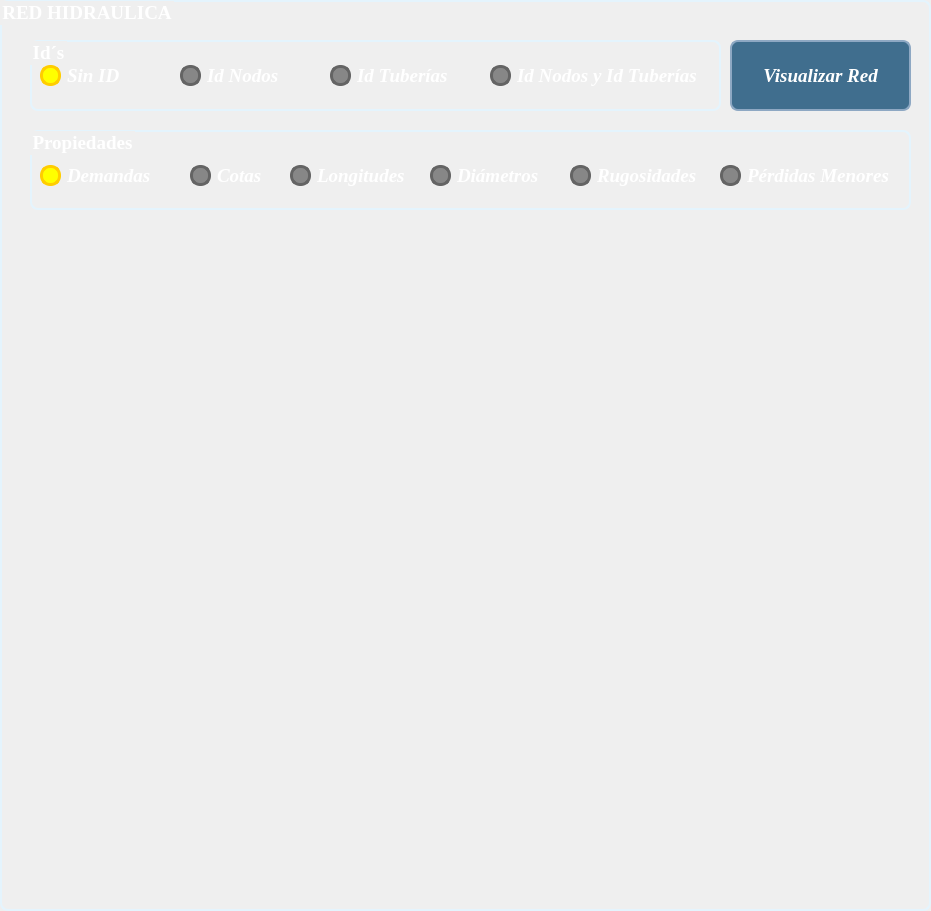
             <widget class="QGroupBox" name="groupBox_14">
              <property name="geometry">
               <rect>
                <x>780</x>
                <y>50</y>
                <width>931</width>
                <height>911</height>
               </rect>
              </property>
              <property name="font">
               <font>
                <family>Times New Roman</family>
                <pointsize>14</pointsize>
                <weight>75</weight>
                <bold>true</bold>
               </font>
              </property>
              <property name="styleSheet">
               <string notr="true">QGroupBox{
	border: 2px solid rgb(228, 244, 253);/*+10*/
	border-radius: 8px;
	color: rgb(255, 255, 255);
}</string>
              </property>
              <property name="title">
               <string>RED HIDRAULICA</string>
              </property>
              <widget class="QPushButton" name="btn_visualizar">
               <property name="geometry">
                <rect>
                 <x>730</x>
                 <y>40</y>
                 <width>181</width>
                 <height>71</height>
                </rect>
               </property>
               <property name="font">
                <font>
                 <family>Times New Roman</family>
                 <pointsize>14</pointsize>
                 <weight>75</weight>
                 <italic>true</italic>
                 <bold>true</bold>
                </font>
               </property>
               <property name="styleSheet">
                <string notr="true">QPushButton{
	background-color: rgb(64, 110, 142);
	border: 2px solid  rgb(142, 168, 195);/*+10*/
	border-radius: 8px;
	color: rgb(255, 255, 255);
}

QPushButton:hover{
	background-color: rgb(142, 168, 195);
	border: 2px solid rgb(203, 247, 237);/*+10*/
}

QPushButton:pressed{
	background-color: rgb(203, 247, 237);
	border: 2px solid rgb(246, 253, 157);/*+10*/
}</string>
               </property>
               <property name="text">
                <string>Visualizar Red</string>
               </property>
              </widget>
              <widget class="QGroupBox" name="groupBox_15">
               <property name="geometry">
                <rect>
                 <x>30</x>
                 <y>40</y>
                 <width>691</width>
                 <height>71</height>
                </rect>
               </property>
               <property name="font">
                <font>
                 <family>Times New Roman</family>
                 <pointsize>14</pointsize>
                 <weight>75</weight>
                 <bold>true</bold>
                </font>
               </property>
               <property name="title">
                <string>Id´s</string>
               </property>
               <widget class="QRadioButton" name="rb_IdNodTub">
                <property name="geometry">
                 <rect>
                  <x>460</x>
                  <y>20</y>
                  <width>211</width>
                  <height>31</height>
                 </rect>
                </property>
                <property name="font">
                 <font>
                  <family>Times New Roman</family>
                  <pointsize>14</pointsize>
                  <weight>75</weight>
                  <italic>true</italic>
                  <bold>true</bold>
                 </font>
                </property>
                <property name="styleSheet">
                 <string notr="true">QRadioButton{
	color: rgb(255, 255, 255);
}

QRadioButton::indicator{
	border: 3px solid rgb(100, 100, 100);
	width: 15px;
	height: 15px;
	border-radius: 10px;
	background-color: rgb(135, 135, 135);
}

QRadioButton::indicator:checked{
	border: 3px solid rgb(255, 205, 0);
	background-color:  rgb(255, 255, 0);
}</string>
                </property>
                <property name="text">
                 <string>Id Nodos y Id Tuberías</string>
                </property>
               </widget>
               <widget class="QRadioButton" name="rb_IdTuberias">
                <property name="geometry">
                 <rect>
                  <x>300</x>
                  <y>20</y>
                  <width>121</width>
                  <height>31</height>
                 </rect>
                </property>
                <property name="font">
                 <font>
                  <family>Times New Roman</family>
                  <pointsize>14</pointsize>
                  <weight>75</weight>
                  <italic>true</italic>
                  <bold>true</bold>
                 </font>
                </property>
                <property name="styleSheet">
                 <string notr="true">QRadioButton{
	color: rgb(255, 255, 255);
}

QRadioButton::indicator{
	border: 3px solid rgb(100, 100, 100);
	width: 15px;
	height: 15px;
	border-radius: 10px;
	background-color: rgb(135, 135, 135);
}

QRadioButton::indicator:checked{
	border: 3px solid rgb(255, 205, 0);
	background-color:  rgb(255, 255, 0);
}</string>
                </property>
                <property name="text">
                 <string>Id Tuberías</string>
                </property>
               </widget>
               <widget class="QRadioButton" name="rb_sinID">
                <property name="geometry">
                 <rect>
                  <x>10</x>
                  <y>20</y>
                  <width>101</width>
                  <height>31</height>
                 </rect>
                </property>
                <property name="font">
                 <font>
                  <family>Times New Roman</family>
                  <pointsize>14</pointsize>
                  <weight>75</weight>
                  <italic>true</italic>
                  <bold>true</bold>
                 </font>
                </property>
                <property name="styleSheet">
                 <string notr="true">QRadioButton{
	color: rgb(255, 255, 255);
}

QRadioButton::indicator{
	border: 3px solid rgb(100, 100, 100);
	width: 15px;
	height: 15px;
	border-radius: 10px;
	background-color: rgb(135, 135, 135);
}

QRadioButton::indicator:checked{
	border: 3px solid rgb(255, 205, 0);
	background-color:  rgb(255, 255, 0);
	font-color: rgb(255, 255, 255);
}</string>
                </property>
                <property name="text">
                 <string>Sin ID</string>
                </property>
                <property name="checked">
                 <bool>true</bool>
                </property>
               </widget>
               <widget class="QRadioButton" name="rb_IdNodos">
                <property name="geometry">
                 <rect>
                  <x>150</x>
                  <y>20</y>
                  <width>101</width>
                  <height>31</height>
                 </rect>
                </property>
                <property name="font">
                 <font>
                  <family>Times New Roman</family>
                  <pointsize>14</pointsize>
                  <weight>75</weight>
                  <italic>true</italic>
                  <bold>true</bold>
                 </font>
                </property>
                <property name="styleSheet">
                 <string notr="true">QRadioButton{
	color: rgb(255, 255, 255);
}

QRadioButton::indicator{
	border: 3px solid rgb(100, 100, 100);
	width: 15px;
	height: 15px;
	border-radius: 10px;
	background-color: rgb(135, 135, 135);
}

QRadioButton::indicator:checked{
	border: 3px solid rgb(255, 205, 0);
	background-color:  rgb(255, 255, 0);
}</string>
                </property>
                <property name="text">
                 <string>Id Nodos</string>
                </property>
               </widget>
              </widget>
              <widget class="QGroupBox" name="groupBox_16">
               <property name="geometry">
                <rect>
                 <x>30</x>
                 <y>130</y>
                 <width>881</width>
                 <height>80</height>
                </rect>
               </property>
               <property name="font">
                <font>
                 <family>Times New Roman</family>
                 <pointsize>14</pointsize>
                 <weight>75</weight>
                 <bold>true</bold>
                </font>
               </property>
               <property name="title">
                <string>Propiedades</string>
               </property>
               <widget class="QRadioButton" name="rb_Cotas">
                <property name="geometry">
                 <rect>
                  <x>160</x>
                  <y>30</y>
                  <width>71</width>
                  <height>31</height>
                 </rect>
                </property>
                <property name="font">
                 <font>
                  <family>Times New Roman</family>
                  <pointsize>14</pointsize>
                  <weight>75</weight>
                  <italic>true</italic>
                  <bold>true</bold>
                 </font>
                </property>
                <property name="styleSheet">
                 <string notr="true">QRadioButton{
	color: rgb(255, 255, 255);
}


QRadioButton::indicator{
	border: 3px solid rgb(100, 100, 100);
	width: 15px;
	height: 15px;
	border-radius: 10px;
	background-color: rgb(135, 135, 135);
}

QRadioButton::indicator:checked{
	border: 3px solid rgb(255, 205, 0);
	background-color:  rgb(255, 255, 0);
}</string>
                </property>
                <property name="text">
                 <string>Cotas</string>
                </property>
               </widget>
               <widget class="QRadioButton" name="rb_Demandas">
                <property name="geometry">
                 <rect>
                  <x>10</x>
                  <y>30</y>
                  <width>121</width>
                  <height>31</height>
                 </rect>
                </property>
                <property name="font">
                 <font>
                  <family>Times New Roman</family>
                  <pointsize>14</pointsize>
                  <weight>75</weight>
                  <italic>true</italic>
                  <bold>true</bold>
                 </font>
                </property>
                <property name="styleSheet">
                 <string notr="true">QRadioButton{
	color: rgb(255, 255, 255);
}

QRadioButton::indicator{
	border: 3px solid rgb(100, 100, 100);
	width: 15px;
	height: 15px;
	border-radius: 10px;
	background-color: rgb(135, 135, 135);
}

QRadioButton::indicator:checked{
	border: 3px solid rgb(255, 205, 0);
	background-color:  rgb(255, 255, 0);
	font-color: rgb(255, 255, 255);
}</string>
                </property>
                <property name="text">
                 <string>Demandas</string>
                </property>
                <property name="checked">
                 <bool>true</bool>
                </property>
               </widget>
               <widget class="QRadioButton" name="rb_Long">
                <property name="geometry">
                 <rect>
                  <x>260</x>
                  <y>30</y>
                  <width>121</width>
                  <height>31</height>
                 </rect>
                </property>
                <property name="font">
                 <font>
                  <family>Times New Roman</family>
                  <pointsize>14</pointsize>
                  <weight>75</weight>
                  <italic>true</italic>
                  <bold>true</bold>
                 </font>
                </property>
                <property name="styleSheet">
                 <string notr="true">QRadioButton{
	color: rgb(255, 255, 255);
}


QRadioButton::indicator{
	border: 3px solid rgb(100, 100, 100);
	width: 15px;
	height: 15px;
	border-radius: 10px;
	background-color: rgb(135, 135, 135);
}

QRadioButton::indicator:checked{
	border: 3px solid rgb(255, 205, 0);
	background-color:  rgb(255, 255, 0);
}</string>
                </property>
                <property name="text">
                 <string>Longitudes</string>
                </property>
               </widget>
               <widget class="QRadioButton" name="rb_Diam">
                <property name="geometry">
                 <rect>
                  <x>400</x>
                  <y>30</y>
                  <width>121</width>
                  <height>31</height>
                 </rect>
                </property>
                <property name="font">
                 <font>
                  <family>Times New Roman</family>
                  <pointsize>14</pointsize>
                  <weight>75</weight>
                  <italic>true</italic>
                  <bold>true</bold>
                 </font>
                </property>
                <property name="styleSheet">
                 <string notr="true">QRadioButton{
	color: rgb(255, 255, 255);
}


QRadioButton::indicator{
	border: 3px solid rgb(100, 100, 100);
	width: 15px;
	height: 15px;
	border-radius: 10px;
	background-color: rgb(135, 135, 135);
}

QRadioButton::indicator:checked{
	border: 3px solid rgb(255, 205, 0);
	background-color:  rgb(255, 255, 0);
}</string>
                </property>
                <property name="text">
                 <string>Diámetros</string>
                </property>
               </widget>
               <widget class="QRadioButton" name="rb_ks">
                <property name="geometry">
                 <rect>
                  <x>540</x>
                  <y>30</y>
                  <width>131</width>
                  <height>31</height>
                 </rect>
                </property>
                <property name="font">
                 <font>
                  <family>Times New Roman</family>
                  <pointsize>14</pointsize>
                  <weight>75</weight>
                  <italic>true</italic>
                  <bold>true</bold>
                 </font>
                </property>
                <property name="styleSheet">
                 <string notr="true">QRadioButton{
	color: rgb(255, 255, 255);
}


QRadioButton::indicator{
	border: 3px solid rgb(100, 100, 100);
	width: 15px;
	height: 15px;
	border-radius: 10px;
	background-color: rgb(135, 135, 135);
}

QRadioButton::indicator:checked{
	border: 3px solid rgb(255, 205, 0);
	background-color:  rgb(255, 255, 0);
}</string>
                </property>
                <property name="text">
                 <string>Rugosidades</string>
                </property>
               </widget>
               <widget class="QRadioButton" name="rb_km">
                <property name="geometry">
                 <rect>
                  <x>690</x>
                  <y>30</y>
                  <width>181</width>
                  <height>31</height>
                 </rect>
                </property>
                <property name="font">
                 <font>
                  <family>Times New Roman</family>
                  <pointsize>14</pointsize>
                  <weight>75</weight>
                  <italic>true</italic>
                  <bold>true</bold>
                 </font>
                </property>
                <property name="styleSheet">
                 <string notr="true">QRadioButton{
	color: rgb(255, 255, 255);
}


QRadioButton::indicator{
	border: 3px solid rgb(100, 100, 100);
	width: 15px;
	height: 15px;
	border-radius: 10px;
	background-color: rgb(135, 135, 135);
}

QRadioButton::indicator:checked{
	border: 3px solid rgb(255, 205, 0);
	background-color:  rgb(255, 255, 0);
}</string>
                </property>
                <property name="text">
                 <string>Pérdidas Menores</string>
                </property>
               </widget>
              </widget>
              <widget class="MatplotlibWidget11" name="widget_Visualizar_RH" native="true">
               <property name="geometry">
                <rect>
                 <x>20</x>
                 <y>230</y>
                 <width>891</width>
                 <height>611</height>
                </rect>
               </property>
              </widget>
             </widget>
